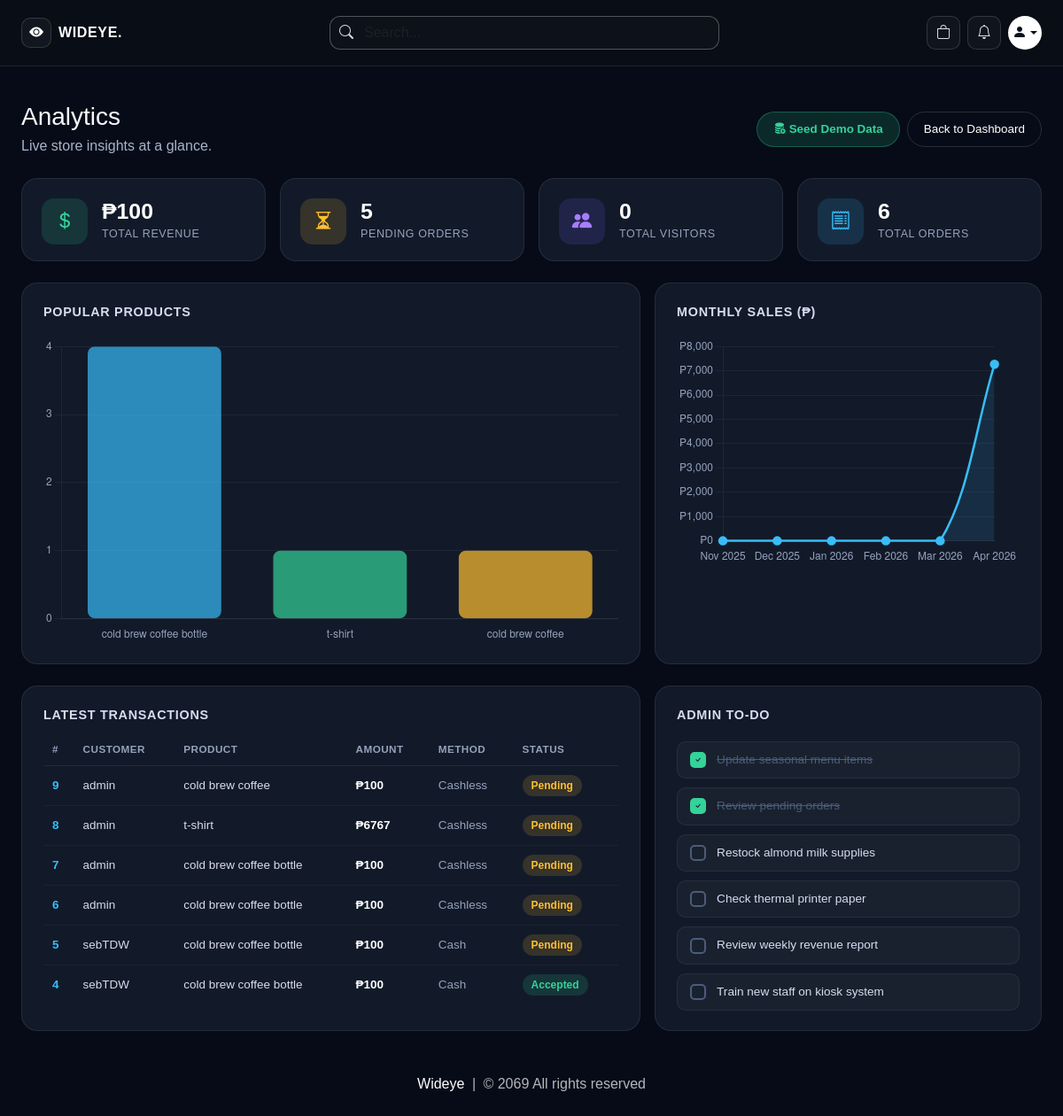
The app's page /analytics (signed in), older data.
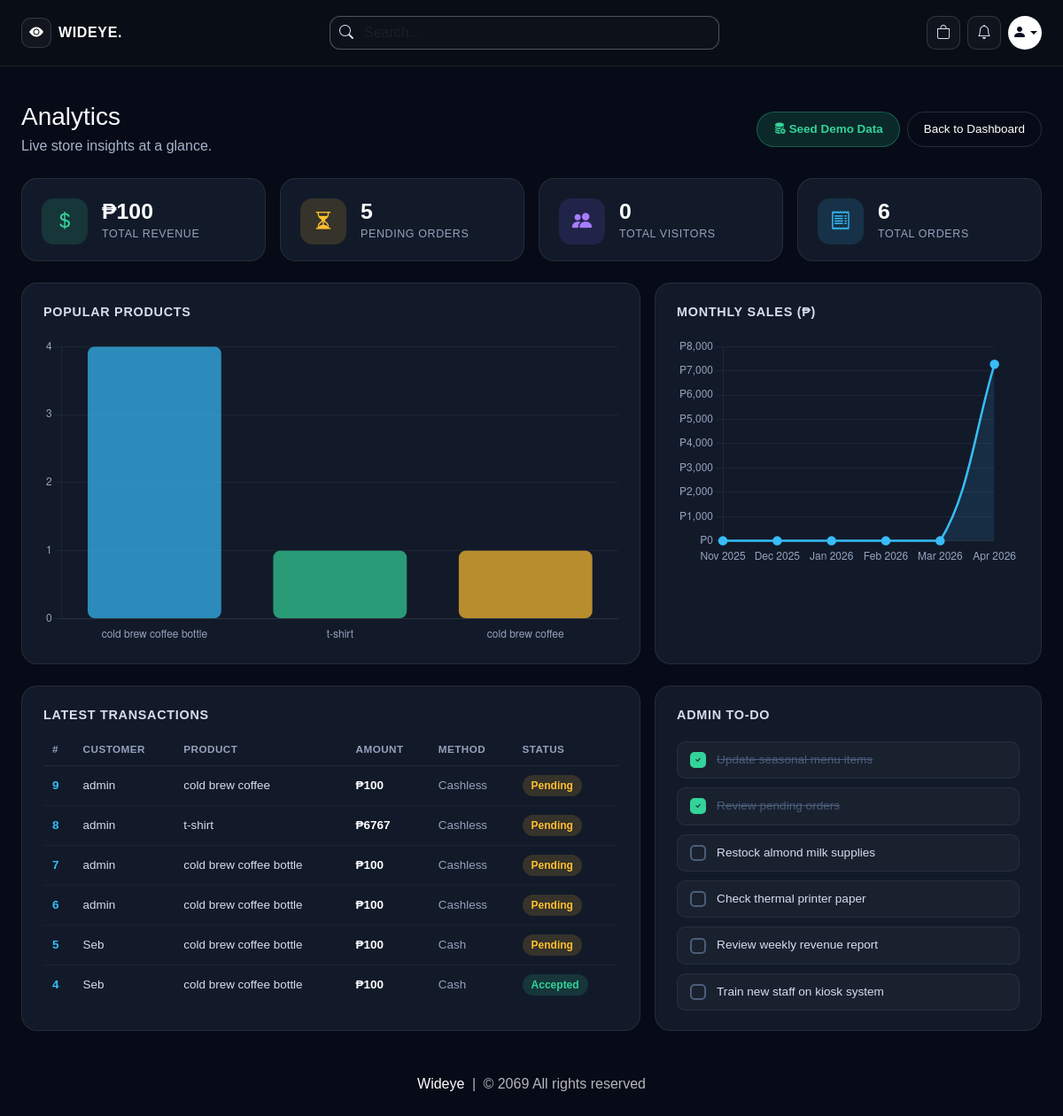
The same page, newer data.
### website/models.py (models this page shows, shortened)
class Order(db.Model):
    id = db.Column(db.Integer, primary_key=True)
    quantity = db.Column(db.Integer, nullable=False)
    size = db.Column(db.String(100), nullable=False, default='')
    sugar = db.Column(db.String(100), nullable=False, default='')
    milk = db.Column(db.String(100), nullable=False, default='')
    shot = db.Column(db.String(100), nullable=False, default='')
    price = db.Column(db.Float, nullable=False)
    status = db.Column(db.String(100), nullable=False)
    payment_method = db.Column(db.String(50), nullable=False, default='cashless')
    payment_id = db.Column(db.String(1000), nullable=False)
    date_placed = db.Column(db.DateTime, default=datetime.utcnow)
    customer_link= db.Column(db.Integer, db.ForeignKey('customer.id'), nullable=False)
    product_link = db.Column(db.Integer, db.ForeignKey('product.id'), nullable=False)

class Customer(db.Model, UserMixin):
    id = db.Column(db.Integer, primary_key=True)
    email = db.Column(db.String(100), unique=True)
    username = db.Column(db.String(100))
    password_hash = db.Column(db.String(150))
    is_admin = db.Column(db.Boolean, default=False, nullable=False)
    face_profile_name = db.Column(db.String(100))
    usual_product_id = db.Column(db.Integer, db.ForeignKey('product.id'), nullable=True)
    date_joined = db.Column(db.DateTime(), default=datetime.utcnow)
    cart_items = db.relationship('Cart', backref=db.backref('customer', lazy=True))
    orders = db.relationship('Order', backref=db.backref('customer', lazy=True))
    usual_product = db.relationship('Product', foreign_keys=[usual_product_id])
    usual_items = db.relationship(
        'UsualOrderItem',
        backref=db.backref('customer', lazy=True),
        cascade='all, delete-orphan',
        order_by='UsualOrderItem.id'
    )
    @property
    def password(self):
        raise AttributeError('Password is not a readable Attribute')

class Product(db.Model):
    id = db.Column(db.Integer, primary_key=True)
    product_name = db.Column(db.String(100), nullable=False)
    current_price = db.Column(db.Float, nullable=False)
    previous_price = db.Column(db.Float, nullable=False)
    in_stock = db.Column(db.Integer, nullable=False)
    size = db.Column(db.String(500), nullable=False, default='')
    sugar = db.Column(db.String(500), nullable=False, default='')
    milk = db.Column(db.String(500), nullable=False, default='')
    shot = db.Column(db.String(500), nullable=False, default='')
    product_picture = db.Column(db.Text, nullable=False)
    flash_sale = db.Column(db.Boolean, default=False)
    date_added = db.Column(db.DateTime, default=datetime.utcnow)
    carts = db.relationship('Cart', backref=db.backref('product', lazy=True))
    orders = db.relationship('Order', backref=db.backref('product', lazy=True))
    usual_items = db.relationship('UsualOrderItem', backref=db.backref('product', lazy=True))

### website/admin.py (the view)
@admin.route('/analytics')
@login_required
def analytics_page():
    if not current_user_is_admin():
        return render_template('404.html')
    revenue_orders = Order.query.filter(Order.status.in_(['Accepted', 'Delivered'])).all()
    total_revenue = sum(o.price * o.quantity for o in revenue_orders)
    pending_count = Order.query.filter_by(status='Pending').count()
    total_visitors = Customer.query.filter_by(is_admin=False).count()
    total_orders = Order.query.count()
    latest_orders = Order.query.order_by(Order.id.desc()).limit(10).all()
    popular_raw = db.session.query(
        Product.product_name,
        func.sum(Order.quantity).label('total_qty'),
    ).join(Order, Order.product_link == Product.id) \
     .group_by(Product.id) \
     .order_by(func.sum(Order.quantity).desc()) \
     .limit(6).all()
    popular_labels = [r.product_name for r in popular_raw]
    popular_values = [int(r.total_qty) for r in popular_raw]
    from datetime import datetime, timedelta
    monthly_labels = []
    monthly_values = []
    now = datetime.utcnow()
    for i in range(5, -1, -1):
        first = (now.replace(day=1) - timedelta(days=i * 28)).replace(day=1)
        if first.month == 12:
            last = first.replace(year=first.year + 1, month=1, day=1)
        else:
            last = first.replace(month=first.month + 1, day=1)
        total = db.session.query(func.sum(Order.price)).filter(
            Order.date_placed >= first,
            Order.date_placed < last,
        ).scalar() or 0
        monthly_labels.append(first.strftime('%b %Y'))
        monthly_values.append(round(total, 2))
    has_demo_data = Customer.query.filter(Customer.email.like('%@demo.com')).first() is not None
    return render_template(
        'analytics.html',
        total_revenue=total_revenue,
        pending_count=pending_count,
        total_visitors=total_visitors,
        total_orders=total_orders,
        latest_orders=latest_orders,
        popular_labels=popular_labels,
        popular_values=popular_values,
        monthly_labels=monthly_labels,
        monthly_values=monthly_values,
        get_product_image=get_product_image,
        has_demo_data=has_demo_data,
    )

### website/admin.py (called while the page is built)
def current_user_is_admin():
    return current_user.is_authenticated and bool(getattr(current_user, 'is_admin', False))

### website/templates/analytics.html (shortened to what the changed rows need)
{% extends 'base.html' %}
{% block body %}
<div class="wideye-shell py-4">
    <div class="d-flex flex-wrap align-items-center justify-content-between gap-3 mb-4">
        <div>
            <h1 class="h3 mb-1">Analytics</h1>
        </div>
    </div>
    <div class="wideye-row-6040">
        <div class="wideye-panel">
            {% if latest_orders %}
            <div style="overflow-x:auto;">
                <table class="wideye-tx-table">
                    <thead>
                        <tr>
                            <th>#</th>
                            <th>Customer</th>
                            <th>Product</th>
                            <th>Amount</th>
                            <th>Method</th>
                            <th>Status</th>
                        </tr>
                    </thead>
                    <tbody>
                        {% for o in latest_orders %}
                        {% set s = o.status | lower %}
                        <tr>
                            <td style="color:#38bdf8;font-weight:700;">{{ o.id }}</td>
                            <td>{{ o.customer.username }}</td>
                            <td>{{ o.product.product_name }}</td>
                            <td style="color:#fff;font-weight:700;">₱{{ "%.0f"|format(o.price) }}</td>
                            <td style="color:#94a2bc;text-transform:capitalize;">{{ o.payment_method }}</td>
                            <td>
                                <span class="wideye-tx-badge
                                    {% if s == 'pending' %}badge-pending
                                    {% elif s == 'accepted' %}badge-accepted
                                    {% elif s == 'delivered' %}badge-delivered
                                    {% else %}badge-canceled{% endif %}">
                                    {{ o.status }}
                                </span>
                            </td>
                        </tr>
                        {% endfor %}
                    </tbody>
                </table>
            </div>
            {% else %}
            <p style="color:#4b5c7a;font-size:0.85rem;">No transactions yet. Seed demo data to populate this list.</p>
            {% endif %}
        </div>
    </div>
</div>
{% endblock %}

Row changes from the older to the newer data that the page shows:
changed through a linked row, Order id 5: customer.username "sebTDW" → "Seb"
changed through a linked row, Order "Accepted": customer.username "sebTDW" → "Seb"
